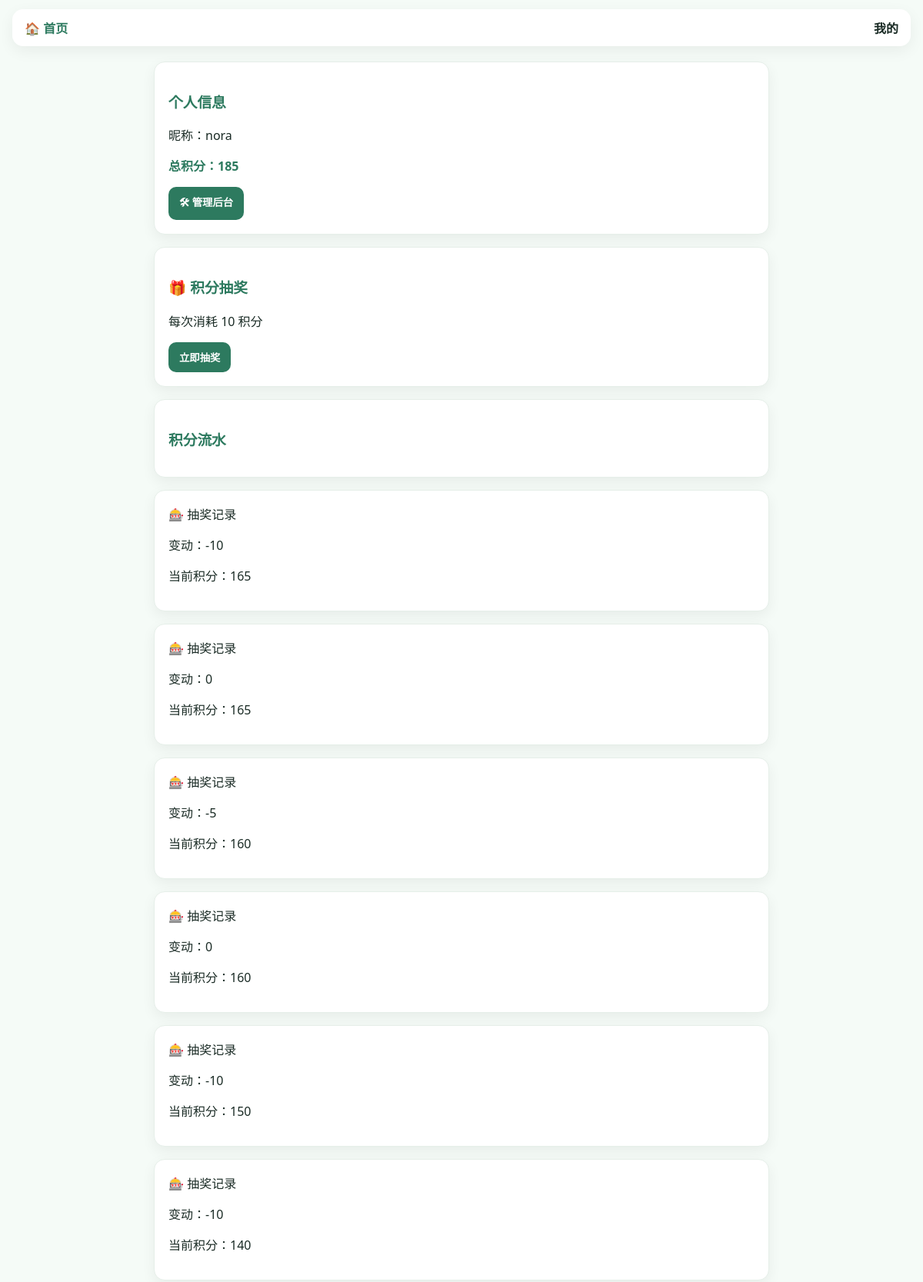
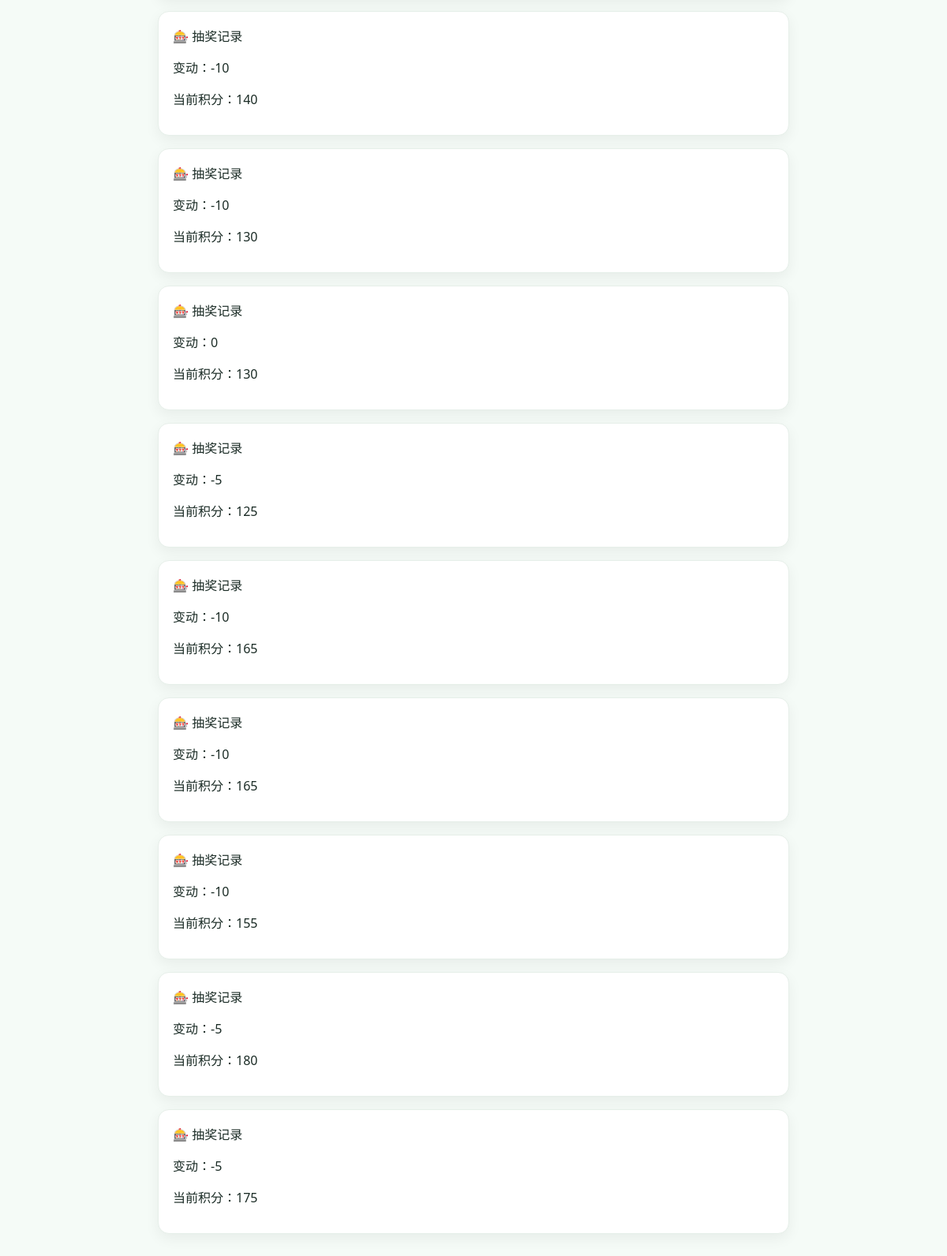
The page /me (signed in) on the database its author committed (2 pictures, top to bottom).
### models.py (models this page shows)
class User(db.Model):
    id = db.Column(db.Integer, primary_key=True)
    phone = db.Column(db.String(20), unique=True)
    password = db.Column(db.String(255))
    nickname = db.Column(db.String(50))
    total_points = db.Column(db.Integer, default=0)
    created_at = db.Column(db.DateTime, default=datetime.utcnow)
    is_admin = db.Column(db.Boolean, default=False)

class QuizRecord(db.Model):
    id = db.Column(db.Integer, primary_key=True)
    user_id = db.Column(db.Integer)
    score = db.Column(db.Integer)
    correct = db.Column(db.Integer)
    total = db.Column(db.Integer)
    created_at = db.Column(db.DateTime, default=datetime.utcnow)

### app.py (the view)
@app.route('/me')
def me():
    user = User.query.get(session['user_id'])
    records = QuizRecord.query.filter_by(
        user_id=user.id
    ).all()
    print("records:", records)   # ⭐加这个
    return render_template(
        'me.html',
        user=user,
        records=records
    )

### templates/me.html (shortened to what this page needs)
<!DOCTYPE html>
<html>
<head>
 <link rel="stylesheet" href="/static/style.css">
</head>
<body>
<div class="top-bar">
    <a href="/" class="nav-home">🏠 首页</a>
    <div class="nav-title">我的</div>
</div>
<div class="container">
    <div class="card">
        <h3>个人信息</h3>
        <p>昵称：{{ user.nickname }}</p>
        <p class="score">总积分：{{ user.total_points }}</p>
        {% if session.get('is_admin') %}
            <form method="get" action="/admin">
                <button type="submit">
                    🛠 管理后台
                </button>
            </form>
        {% endif %}
    </div>
    <div class="card">
        <h3>🎁 积分抽奖</h3>
        <p>每次消耗 10 积分</p>
        <form method="post" action="/lottery">
            <button type="submit">立即抽奖</button>
        </form>
    </div>
    <div class="card">
        <h3>积分流水</h3>
    </div>
    {% for r in records %}
    <div class="card">
        {% if r.correct == 1 %}
            🎰 抽奖记录
        {% else %}
            📝 答题记录
        {% endif %}
        <p>变动：{{ r.score }}</p>
        <p>当前积分：{{ r.total }}</p>
    </div>
    {% endfor %}
</div>
</body>
</html>

### static/style.css (style rules this page uses)
body { margin:0; font-family:"Segoe UI","PingFang SC",sans-serif; background:#f5fbf7; color:#1a2b25; }
.container { max-width:900px; margin:30px auto; padding:20px; }
.card { background:white; border-radius:16px; padding:18px; margin-bottom:16px; border:1px solid #e6efe9; box-shadow:0 6px 18px rgba(0,0,0,0.05); transition:all 0.25s ease; }
h2,h3,h4 { color:#2d7a5f; }
button { border:none; padding:10px 14px; border-radius:10px; cursor:pointer; background:#2d7a5f; color:white; font-weight:600; transition:all 0.2s ease; }
.top-bar { display:flex; align-items:center; justify-content:space-between; padding:12px 16px; margin-bottom:20px; background:white; border-radius:14px; box-shadow:0 6px 20px rgba(0,0,0,0.06); position: fixed; top: 12px; left: 16px; right: 16px; z-index: 1000; }
.nav-home { text-decoration:none; color:#2d7a5f; font-weight:600; }
.nav-title { font-weight:700; color:#1a2b25; }

### templates/me.html (style rules this page uses)
.container { max-width: 800px; margin: 40px auto; padding: 20px; }
.card { background: white; padding: 18px; border-radius: 14px; margin-bottom: 16px; box-shadow: 0 6px 18px rgba(0,0,0,0.06); }
.score { color: #2d7a5f; font-weight: bold; }

### rows shown on the page
User: nickname "nora", total_points "185"
QuizRecord: correct "🎰 抽奖记录", score "-10", total "165"
QuizRecord: correct "🎰 抽奖记录", score "0", total "165"
QuizRecord: correct "🎰 抽奖记录", score "-5", total "160"
QuizRecord: correct "🎰 抽奖记录", score "0", total "160"
QuizRecord: correct "🎰 抽奖记录", score "-10", total "150"
QuizRecord: correct "🎰 抽奖记录", score "-10", total "140"
QuizRecord: correct "🎰 抽奖记录", score "-10", total "140"
QuizRecord: correct "🎰 抽奖记录", score "-10", total "130"
QuizRecord: correct "🎰 抽奖记录", score "0", total "130"
QuizRecord: correct "🎰 抽奖记录", score "-5", total "125"
QuizRecord: correct "🎰 抽奖记录", score "-10", total "165"
QuizRecord: correct "🎰 抽奖记录", score "-10", total "165"
QuizRecord: correct "🎰 抽奖记录", score "-10", total "155"
QuizRecord: correct "🎰 抽奖记录", score "-5", total "180"
QuizRecord: correct "🎰 抽奖记录", score "-5", total "175"
